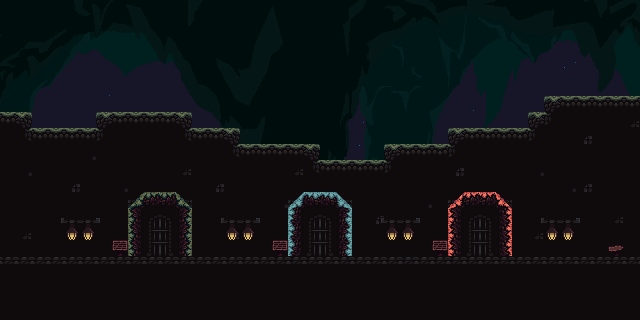

Rendered tile map (Tiled .tmx) drawn with the repository's tilesets; below, a short description and the full map source, tile grids included:
An orthogonal 40x20 tile map with 16x16 px tiles, 2 tile layers (décor 2, décor 1), 2 tilesets and 1 object.

<map version="1.10" tiledversion="1.12.1" orientation="orthogonal" renderorder="right-down" width="40" height="20" tilewidth="16" tileheight="16" infinite="0" nextlayerid="4" nextobjectid="2">
 <tileset firstgid="1" source="c.tsx" />
 <tileset firstgid="801" source="Basic Tiles Only.tsx" />
 <objectgroup id="2" name="collisions">
  <object id="1" x="0" y="256" width="640" height="64" />
 </objectgroup>
 <layer id="1" name="décor 2" width="40" height="20">
  <data encoding="csv">
1,2,3,4,5,6,7,8,9,10,11,12,13,14,15,16,17,18,19,20,21,22,23,24,25,26,27,28,29,30,31,32,33,34,35,36,37,38,39,40,
41,42,43,44,45,46,47,48,49,50,51,52,53,54,55,56,57,58,59,60,61,62,63,64,65,66,67,68,69,70,71,72,73,74,75,76,77,78,79,80,
81,82,83,84,85,86,87,88,89,90,91,92,93,94,95,96,97,98,99,100,101,102,103,104,105,106,107,108,109,110,111,112,113,114,115,116,117,118,119,120,
121,122,123,124,125,126,127,128,129,130,131,132,133,134,135,136,137,138,139,140,141,142,143,144,145,146,147,148,149,150,151,152,153,154,155,156,157,158,159,160,
161,162,163,164,165,166,167,168,169,170,171,172,173,174,175,176,177,178,179,180,181,182,183,184,185,186,187,188,189,190,191,192,193,194,195,196,197,198,199,200,
201,202,203,204,205,206,207,208,209,210,211,212,213,214,215,216,217,218,219,220,221,222,223,224,225,226,227,228,229,230,231,232,233,234,235,236,237,238,239,240,
241,242,243,244,245,246,247,248,249,250,251,252,253,254,255,256,257,258,259,260,261,262,263,264,265,266,267,268,269,270,271,272,273,274,275,276,277,278,279,280,
281,282,283,284,285,286,287,288,289,290,291,292,293,294,295,296,297,298,299,300,301,302,303,304,305,306,307,308,309,310,311,312,313,314,315,316,317,318,319,320,
321,322,323,324,325,326,327,328,329,330,331,332,333,334,335,336,337,338,339,340,341,342,343,344,345,346,347,348,349,350,351,352,353,354,355,356,357,358,359,360,
361,362,363,364,365,366,367,368,369,370,371,372,373,374,375,376,377,378,379,380,381,382,383,384,385,386,387,388,389,390,391,392,393,394,395,396,397,398,399,400,
401,402,403,404,405,406,407,408,409,410,411,412,413,414,415,416,417,418,419,420,421,422,423,424,425,426,427,428,429,430,431,432,433,434,435,436,437,438,439,440,
441,442,443,444,445,446,447,448,449,450,451,452,453,454,455,456,457,458,459,460,461,462,463,464,465,466,467,468,469,470,471,472,473,474,475,476,477,478,479,480,
481,482,483,484,485,486,487,488,489,490,491,492,493,494,495,496,497,498,499,500,501,502,503,504,505,506,507,508,509,510,511,512,513,514,515,516,517,518,519,520,
521,522,523,524,525,526,527,528,529,530,531,532,533,534,535,536,537,538,539,540,541,542,543,544,545,546,547,548,549,550,551,552,553,554,555,556,557,558,559,560,
561,562,563,564,565,566,567,568,569,570,571,572,573,574,575,576,577,578,579,580,581,582,583,584,585,586,587,588,589,590,591,592,593,594,595,596,597,598,599,600,
601,602,603,604,605,606,607,608,609,610,611,612,613,614,615,616,617,618,619,620,621,622,623,624,625,626,627,628,629,630,631,632,633,634,635,636,637,638,639,640,
641,642,643,644,645,646,647,648,649,650,651,652,653,654,655,656,657,658,659,660,661,662,663,664,665,666,667,668,669,670,671,672,673,674,675,676,677,678,679,680,
681,682,683,684,685,686,687,688,689,690,691,692,693,694,695,696,697,698,699,700,701,702,703,704,705,706,707,708,709,710,711,712,713,714,715,716,717,718,719,720,
721,722,723,724,725,726,727,728,729,730,731,732,733,734,735,736,737,738,739,740,741,742,743,744,745,746,747,748,749,750,751,752,753,754,755,756,757,758,759,760,
761,762,763,764,765,766,767,768,769,770,771,772,773,774,775,776,777,778,779,780,781,782,783,784,785,786,787,788,789,790,791,792,793,794,795,796,797,798,799,800
</data>
 </layer>
 <layer id="3" name="décor 1" width="40" height="20">
  <data encoding="csv">
0,0,0,0,0,0,0,0,0,0,0,0,0,0,0,0,0,0,0,0,0,0,0,0,0,0,0,0,0,0,0,0,0,0,0,0,0,0,0,0,
0,0,0,0,0,0,0,0,0,0,0,0,0,0,0,0,0,0,0,0,0,0,0,0,0,0,0,0,0,0,0,0,0,0,0,0,0,0,0,0,
0,0,0,0,0,0,0,0,0,0,0,0,0,0,0,0,0,0,0,0,0,0,0,0,0,0,0,0,0,0,0,0,0,0,0,0,0,0,0,0,
0,0,0,0,0,0,0,0,0,0,0,0,0,0,0,0,0,0,0,0,0,0,0,0,0,0,0,0,0,0,0,0,0,0,0,0,0,0,0,0,
0,0,0,0,0,0,0,0,0,0,0,0,0,0,0,0,0,0,0,0,0,0,0,0,0,0,0,0,0,0,0,0,0,0,0,0,0,0,0,0,
0,0,0,0,0,0,0,0,0,0,0,0,0,0,0,0,0,0,0,0,0,0,0,0,0,0,0,0,0,0,0,0,0,0,0,0,0,0,0,0,
0,0,0,0,0,0,0,0,0,0,0,0,0,0,0,0,0,0,0,0,0,0,0,0,0,0,0,0,0,0,0,0,0,0,0,0,0,0,0,0,
0,0,0,0,0,0,0,0,0,0,0,0,0,0,0,0,0,0,0,0,0,0,0,0,0,0,0,0,0,0,0,0,0,0,0,0,0,0,0,0,
0,0,0,0,0,0,0,0,0,0,0,0,0,0,0,0,0,0,0,0,0,0,0,0,0,0,0,0,0,0,0,0,0,0,0,0,0,0,0,0,
0,0,0,0,0,0,0,0,0,0,0,0,0,0,0,0,0,0,0,0,0,0,0,0,0,0,0,0,0,0,0,0,0,0,0,0,0,0,0,0,
0,0,0,0,0,0,0,0,0,0,0,0,0,0,0,0,0,0,0,0,0,0,0,0,0,0,0,0,0,0,0,0,0,0,0,0,0,0,0,0,
0,0,0,0,0,0,0,0,0,0,0,0,0,0,0,0,0,0,0,0,0,0,0,0,0,0,0,0,0,0,0,0,0,0,0,0,0,0,0,0,
0,0,0,0,0,0,0,0,0,0,0,0,0,0,0,0,0,0,0,0,0,0,0,0,0,0,0,0,0,0,0,0,0,0,0,0,0,0,0,0,
0,0,0,0,0,0,0,0,0,0,0,0,0,0,0,0,0,0,0,0,0,0,0,0,0,0,0,0,0,0,0,0,0,0,0,0,0,0,0,0,
0,0,0,0,0,0,0,0,0,0,0,0,0,0,0,0,0,0,0,0,0,0,0,0,0,0,0,0,0,0,0,0,0,0,0,0,0,0,0,0,
0,0,0,0,0,0,0,1843,0,0,0,0,0,0,0,0,0,1843,0,0,0,0,0,0,0,0,0,1843,0,0,0,0,0,0,0,0,0,0,2014,0,
0,0,0,0,0,0,0,0,0,0,0,0,0,0,0,0,0,0,0,0,0,0,0,0,0,0,0,0,0,0,0,0,0,0,0,0,0,0,0,0,
0,0,0,0,0,0,0,0,0,0,0,0,0,0,0,0,0,0,0,0,0,0,0,0,0,0,0,0,0,0,0,0,0,0,0,0,0,0,0,0,
0,0,0,0,0,0,0,0,0,0,0,0,0,0,0,0,0,0,0,0,0,0,0,0,0,0,0,0,0,0,0,0,0,0,0,0,0,0,0,0,
0,0,0,0,0,0,0,0,0,0,0,0,0,0,0,0,0,0,0,0,0,0,0,0,0,0,0,0,0,0,0,0,0,0,0,0,0,0,0,0
</data>
 </layer>
</map>
